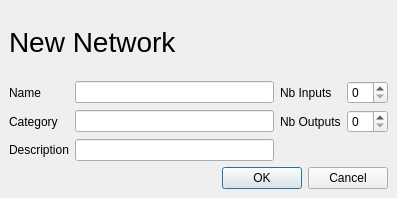
<ui version="4.0" >
 <class>NewGraphDialog</class>
 <widget class="QDialog" name="NewGraphDialog" >
  <property name="geometry" >
   <rect>
    <x>0</x>
    <y>0</y>
    <width>397</width>
    <height>198</height>
   </rect>
  </property>
  <property name="windowTitle" >
   <string>New Network</string>
  </property>
  <layout class="QVBoxLayout" >
   <property name="margin" >
    <number>9</number>
   </property>
   <property name="spacing" >
    <number>6</number>
   </property>
   <item>
    <widget class="QLabel" name="label" >
     <property name="text" >
      <string>&lt;html>&lt;head>&lt;meta name="qrichtext" content="1" />&lt;style type="text/css">
p, li { white-space: pre-wrap; }
&lt;/style>&lt;/head>&lt;body style=" font-family:'Sans Serif'; font-size:9pt; font-weight:400; font-style:normal; text-decoration:none;">
&lt;p style=" margin-top:0px; margin-bottom:0px; margin-left:0px; margin-right:0px; -qt-block-indent:0; text-indent:0px;">&lt;span style=" font-size:21pt;">New Network&lt;/span>&lt;/p>&lt;/body>&lt;/html></string>
     </property>
    </widget>
   </item>
   <item>
    <layout class="QGridLayout" >
     <property name="margin" >
      <number>0</number>
     </property>
     <property name="spacing" >
      <number>6</number>
     </property>
     <item row="2" column="0" >
      <widget class="QLabel" name="label_4" >
       <property name="text" >
        <string>Description</string>
       </property>
      </widget>
     </item>
     <item row="0" column="0" >
      <widget class="QLabel" name="label_2" >
       <property name="text" >
        <string>Name</string>
       </property>
      </widget>
     </item>
     <item row="1" column="2" >
      <widget class="QLabel" name="label_6" >
       <property name="text" >
        <string>Nb Outputs</string>
       </property>
      </widget>
     </item>
     <item row="0" column="3" >
      <widget class="QSpinBox" name="inBox" >
       <property name="sizePolicy" >
        <sizepolicy>
         <hsizetype>0</hsizetype>
         <vsizetype>0</vsizetype>
         <horstretch>0</horstretch>
         <verstretch>0</verstretch>
        </sizepolicy>
       </property>
      </widget>
     </item>
     <item row="1" column="0" >
      <widget class="QLabel" name="label_3" >
       <property name="text" >
        <string>Category</string>
       </property>
      </widget>
     </item>
     <item row="2" column="1" >
      <widget class="QLineEdit" name="descriptionEdit" />
     </item>
     <item row="1" column="1" >
      <widget class="QLineEdit" name="categoryEdit" />
     </item>
     <item row="1" column="3" >
      <widget class="QSpinBox" name="outBox" >
       <property name="sizePolicy" >
        <sizepolicy>
         <hsizetype>0</hsizetype>
         <vsizetype>0</vsizetype>
         <horstretch>0</horstretch>
         <verstretch>0</verstretch>
        </sizepolicy>
       </property>
      </widget>
     </item>
     <item row="0" column="1" >
      <widget class="QLineEdit" name="nameEdit" />
     </item>
     <item row="0" column="2" >
      <widget class="QLabel" name="label_5" >
       <property name="text" >
        <string>Nb Inputs</string>
       </property>
      </widget>
     </item>
    </layout>
   </item>
   <item>
    <widget class="QDialogButtonBox" name="buttonBox" >
     <property name="orientation" >
      <enum>Qt::Horizontal</enum>
     </property>
     <property name="standardButtons" >
      <set>QDialogButtonBox::Cancel|QDialogButtonBox::NoButton|QDialogButtonBox::Ok</set>
     </property>
    </widget>
   </item>
  </layout>
 </widget>
 <tabstops>
  <tabstop>nameEdit</tabstop>
  <tabstop>categoryEdit</tabstop>
  <tabstop>descriptionEdit</tabstop>
  <tabstop>inBox</tabstop>
  <tabstop>outBox</tabstop>
  <tabstop>buttonBox</tabstop>
 </tabstops>
 <resources/>
 <connections>
  <connection>
   <sender>buttonBox</sender>
   <signal>accepted()</signal>
   <receiver>NewGraphDialog</receiver>
   <slot>accept()</slot>
   <hints>
    <hint type="sourcelabel" >
     <x>248</x>
     <y>254</y>
    </hint>
    <hint type="destinationlabel" >
     <x>157</x>
     <y>274</y>
    </hint>
   </hints>
  </connection>
  <connection>
   <sender>buttonBox</sender>
   <signal>rejected()</signal>
   <receiver>NewGraphDialog</receiver>
   <slot>reject()</slot>
   <hints>
    <hint type="sourcelabel" >
     <x>316</x>
     <y>260</y>
    </hint>
    <hint type="destinationlabel" >
     <x>286</x>
     <y>274</y>
    </hint>
   </hints>
  </connection>
 </connections>
</ui>
